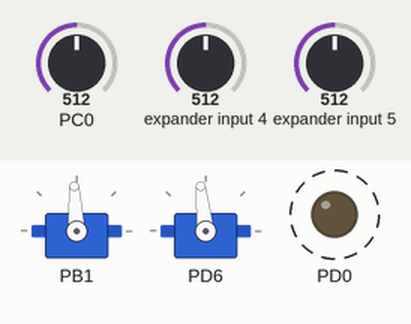
Simulated run of this program. Board: ATmega328P, built with avr-gcc and emulated at 16 MHz (the files do not name the chip). Shown: 2 × servo, output pins drawn as LEDs (lit = HIGH). Dashed ring = blinking. Inputs (shaded band) come from the test bench; at power-on: expander input 4 = 512, expander input 5 = 512, PC0 = 512. Servo pulses on a pin are drawn as a servo (544–2400 µs = 0–180°); pins used as bus, display or sensor lines are not drawn.

Above: at 0.83 s.
1.3 s: expander input 4 set to 716
At 2.06 s:
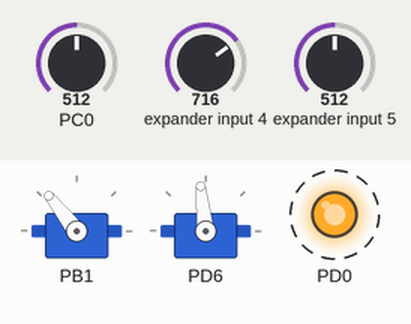
4.3 s: expander input 5 set to 716
At 5.44 s:
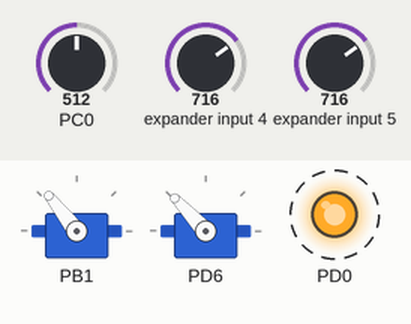
7.3 s: expander input 4 set to 900
At 8.81 s:
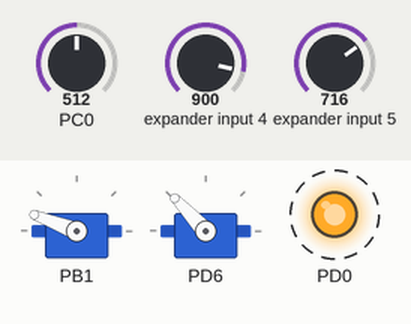
10.3 s: expander input 5 set to 900
At 10.63 s:
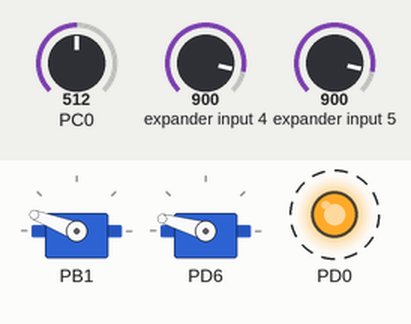
13.3 s: expander input 4 set to 1023
At 14.9 s:
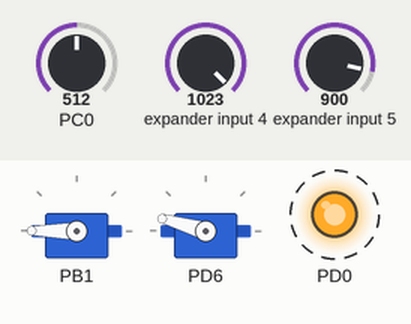
16.3 s: expander input 5 set to 1023
At 16.74 s:
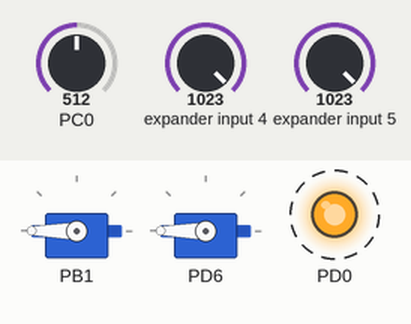
Timing chart, 0 to 20.3 s (numbered marks = the images above; inputs shaded):
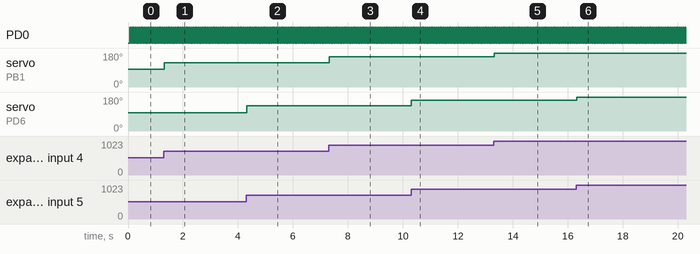

The program:

main.c
```c
/****************************************/
/*
 * main.c
 *
 * Created: 06/04/2025
 * Author : Willy Ulises Cuellar
 * Description:
 *   - Control de tres señales PWM:
 *       - Servo1: Potenciómetro en A6 ? PWM en Timer1 (OC1A - PB1)
 *       - Servo2: Potenciómetro en A7 ? PWM en Timer0 (OC0A - PD6)
 *       - LED:    Potenciómetro en A0 ? PWM manual en D0 (via Timer2 en CTC)
 *   - PWM del LED implementado con ISR interna (no expone variables globales)
 */
/****************************************/

#define F_CPU 16000000UL
#include <avr/io.h>
#include <avr/interrupt.h>
#include <util/delay.h>

// Librerías para control de PWM
#include "PWM1/PWM1.h"         // Servo1 (Timer1 - OC1A)
#include "PWM0/PWM0.h"         // Servo2 (Timer0 - OC0A)
#include "LED_PWM/LED_PWM.h"   // LED (Timer2 - PWM manual)

// Prototipos de funciones
uint8_t readADC(uint8_t channel);
void setup(void);

int main(void) {
    uint8_t adc_servo1, adc_servo2, adc_led;
    uint16_t pulso_servo1;
    uint8_t pulso_servo2, led_thresh;

    setup();  // Configura periféricos

    while(1) {
        // Leer valores ADC (8 bits)
        adc_servo1 = readADC(6);   // A6 ? Servo1 (0-255)
        adc_servo2 = readADC(7);   // A7 ? Servo2 (0-255)
        adc_led    = readADC(0);   // A0 ? LED (0-255)

        // Mapeo para Servo1: 0-255 ? 1200-4800 ticks (Timer1, 16-bit)
        // Rango: 0.6ms (1200 ticks) a 2.4ms (4800 ticks)
        pulso_servo1 = 1200 + ((uint32_t)adc_servo1 * 3600) / 255;
        setPWM1_OCR(pulso_servo1);

        // Mapeo para Servo2: 0-255 ? 9-38 ticks (Timer0, 8-bit)
        // Rango: 0.6ms (9 ticks) a 2.4ms (38 ticks) @ 64 µs/tick
        pulso_servo2 = 9 + ((uint32_t)adc_servo2 * 29) / 255;
        setPWM0_OCR(pulso_servo2);

        // Mapeo para LED: 0-255 ? 0-127 (Timer2, 128 niveles)
        led_thresh = ((uint16_t)adc_led * LED_PWM_PERIOD) / 255;
        ledPWM_setThreshold(led_thresh);

        _delay_ms(10);  // Retardo para estabilizar lecturas ADC
    }
}

// Configuración inicial de periféricos
void setup(void) {
    cli();  // Deshabilitar interrupciones globales

    // Configuración ADC:
    // - Referencia AVCC (5V), ajuste a la izquierda (8 bits)
    // - Prescaler = 8 ? Frecuencia ADC = 16MHz / 8 = 2MHz
    ADMUX = (1 << REFS0) | (1 << ADLAR);
    ADCSRA = (1 << ADEN) | (1 << ADPS1) | (1 << ADPS0);

    // Inicializar módulos PWM
    initPWM1(PWM1_TOP);  // Timer1 para Servo1 (ICR1 como TOP)
    initPWM0();          // Timer0 para Servo2 (Fast PWM)
    ledPWM_init();       // Timer2 para LED (Modo CTC + ISR)

    sei();  // Habilitar interrupciones globales
}

// Lectura ADC de 8 bits (canal 0-7)
uint8_t readADC(uint8_t channel) {
    ADMUX = (ADMUX & 0xF0) | (channel & 0x0F);  // Seleccionar canal
    _delay_us(10);                // Esperar estabilización
    ADCSRA |= (1 << ADSC);        // Iniciar conversión
    while (ADCSRA & (1 << ADSC)); // Esperar fin de conversión (~13 ciclos)
    return ADCH;                  // Devolver resultado de 8 bits
}
/****************************************/
```

LED_PWM.c
```c
/****************************************/
/*
 * LED_PWM.c
 *
 * PWM manual por software en pin D0 (PD0) usando Timer2 en modo CTC.
 * - Frecuencia: 1953 Hz (no visible flicker)
 * - Resolución: 128 niveles de brillo
 *
 * Autor: Willy Ulises Cuellar
 * Fecha: 10/04/2025
 */
/****************************************/

#include <avr/io.h>
#include <avr/interrupt.h>
#include "LED_PWM.h"

// Variables internas para el PWM
static volatile uint8_t led_counter = 0;     // Contador de ticks
static volatile uint8_t led_threshold = 0;   // Umbral de apagado

// Inicializar Timer2 y pin PD0
void ledPWM_init(void) {
    DDRD |= (1 << PD0);  // PD0 como salida

    // Configurar Timer2 en modo CTC (WGM21=1)
    TCCR2A = (1 << WGM21);

    // Prescaler = 64 ? Tick cada 4 µs (16MHz / 64 = 250 kHz)
    TCCR2B = (1 << CS22);  // CS22=1, CS21=0, CS20=0

    // TOP = 127 ? Período = 128 ticks (128 * 4 µs = 512 µs)
    OCR2A = LED_PWM_PERIOD - 1;

    // Habilitar interrupción por comparación A
    TIMSK2 = (1 << OCIE2A);
}

// Actualizar el umbral de apagado (0-127)
void ledPWM_setThreshold(uint8_t value) {
    if (value >= LED_PWM_PERIOD) {
        value = LED_PWM_PERIOD - 1;  // Limitar valor máximo
    }
    led_threshold = value;  // Actualizar umbral (seguro en 8 bits)
}

// ISR del Timer2 (ejecutada cada 512 µs)
ISR(TIMER2_COMPA_vect) {
    led_counter++;
    if (led_counter >= LED_PWM_PERIOD) {
        led_counter = 0;          // Reiniciar ciclo
        PORTD |= (1 << PD0);      // Encender LED al inicio
    }
    if (led_counter == led_threshold) {
        PORTD &= ~(1 << PD0);     // Apagar LED al alcanzar el umbral
    }
}
/****************************************/
```

LED_PWM.h
```c
/****************************************/
/*
 * LED_PWM.h
 *
 * Librería para control de LED con PWM por software en pin D0 (PD0),
 * usando el Timer2 en modo CTC.
 *
 * Proporciona:
 *  - Inicialización del módulo
 *  - Configuración del umbral de apagado (duty cycle)
 *
 * Autor: Willy Ulises Cuellar
 * Fecha: 10/04/2025
 */
/****************************************/

#ifndef LED_PWM_H_
#define LED_PWM_H_

#include <avr/io.h>

// Parámetros del PWM:
// - Período = 128 ticks ? Frecuencia = 1953 Hz (16MHz / 64 / 128)
// - Resolución: 128 niveles de brillo (0 = siempre encendido)
#define LED_PWM_PERIOD 128

// Prototipos de funciones
void ledPWM_init(void);
void ledPWM_setThreshold(uint8_t value);

#endif /* LED_PWM_H_ */
/****************************************/
```

PWM0.c
```c
/****************************************/
/*
 * PWM0.c
 *
 * Author: Willy Ulises Cuellar
 * Description: Implementación de la librería para controlar Servo2 mediante Timer0 en OC0A (PD6).
 *              Se utiliza Fast PWM, modo 3 (WGM01=1, WGM00=1, WGM02=0) con TOP fijo a 0xFF.
 *              Con prescaler = 1024, cada tick dura 64 µs, generando un período de 256 × 64 µs ? 16.384 ms (~61 Hz).
 *              Se mapea un pulso de 0.6 ms (?9 ticks) a 2.4 ms (?38 ticks).
 */
/****************************************/

#include "PWM0.h"

void initPWM0(void)
{
    // Configurar PD6 (OC0A) como salida para la señal PWM
    DDRD |= (1 << PD6);

    // Configurar Timer0 en Fast PWM, modo 3: WGM01=1 y WGM00=1 (TOP = 0xFF)
    TCCR0A = (1 << WGM01) | (1 << WGM00);

    // Configurar salida OC0A en modo no invertido
    TCCR0A |= (1 << COM0A1);

    // Iniciar Timer0 con prescaler = 1024:
    // Para Timer0, prescaler 1024 se consigue con CS02=1, CS01=0, CS00=1.
    TCCR0B = (1 << CS02) | (1 << CS00);

    // Valor inicial para OCR0A (posición central, ~1.5 ms):
    // Con tick = 64 µs, 1.5 ms/64 µs ? 23 ticks.
    OCR0A = 23;
}

void setPWM0_OCR(uint8_t ticks)
{
    OCR0A = ticks;
}
```

PWM0.h
```c
/****************************************/
/*
 * PWM0.h
 *
 * Author: Willy Ulises Cuellar
 * Description: Librería para controlar Servo2 mediante Timer0 en OC0A (PD6).
 *              Se utiliza Fast PWM (modo 3, TOP = 0xFF) para generar un período de aproximadamente 16.384 ms (~61 Hz).
 *              Con prescaler = 1024, cada tick equivale a 64 µs.
 *              Se mapea un pulso de 0.6 ms (~9 ticks) a 2.4 ms (~38 ticks).
 */
/****************************************/

#ifndef PWM0_H
#define PWM0_H

#include <avr/io.h>

// Inicializa Timer0 en Fast PWM para generar PWM en OC0A (PD6)
void initPWM0(void);

// Actualiza el duty cycle para el servo conectado a OC0A (PD6)
// Se espera un valor aproximadamente entre 9 y 38.
void setPWM0_OCR(uint8_t ticks);

#endif
```

PWM1.c
```c
/****************************************/
/*
 * PWM1.c
 *
 * Author: Willy Ulises Cuellar
 * Description: Implementación de la librería para controlar Servo1 mediante Timer1 en OC1A (PB1).
 *              Configura Timer1 en Fast PWM (modo 14) con TOP en ICR1.
 *              Con prescaler = 8 (cada tick = 0.5 µs) y ICR1 = 40000, se obtiene un período de 20 ms.
 *              Se mapea un pulso de 0.6 ms (1200 ticks) a 2.4 ms (4800 ticks).
 */
/****************************************/

#include "PWM1.h"

void initPWM1(uint16_t top)
{
    // Configurar PB1 (OC1A) como salida para la señal PWM
    DDRB |= (1 << PB1);

    // Configurar Timer1 en Fast PWM, modo 14 (WGM13:WGM10 = 1110), con TOP en ICR1
    TCCR1A = (1 << COM1A1);  // Salida no invertida en OC1A
    TCCR1B = (1 << WGM13) | (1 << WGM12);
    TCCR1A |= (1 << WGM11);

    // Establecer TOP para obtener un período de 20 ms (ICR1 = 40000 ticks)
    ICR1 = top;

    // Valor inicial: posición central (1.5 ms ? 3000 ticks)
    OCR1A = 3000;

    // Iniciar Timer1 con prescaler = 8 (CS11 = 1)
    TCCR1B |= (1 << CS11);
}

void setPWM1_OCR(uint16_t ticks)
{
    OCR1A = ticks;
}
```

PWM1.h
```c
/****************************************/
/*
 * PWM1.h
 *
 * Author: Willy Ulises Cuellar
 * Description: Librería para controlar Servo1 mediante Timer1 en OC1A (PB1).
 *              Se utiliza Fast PWM (modo 14, TOP en ICR1) para generar un período de 20 ms (50 Hz).
 *              Con prescaler = 8, cada tick equivale a 0.5 µs, permitiendo mapear 0.6 ms a 2.4 ms (1200 a 4800 ticks).
 */
/****************************************/

#ifndef PWM1_H
#define PWM1_H

#include <avr/io.h>

// TOP para 50 Hz en Timer1: 20 ms / 0.5 µs = 40000 ticks.
#define PWM1_TOP 40000

// Inicializa Timer1 en modo Fast PWM con TOP en ICR1 y salida en OC1A (PB1)
void initPWM1(uint16_t top);

// Actualiza el duty cycle para el servo conectado a OC1A (PB1)
void setPWM1_OCR(uint16_t ticks);

#endif
```

Measured:
- after the input at 1.3 s, servo on PB1: 93° → 128° at once
- after the input at 4.3 s, servo on PD6: 96° → 133° at once
- after the input at 7.3 s, servo on PB1: 128° → 159° at once
- after the input at 10.3 s, servo on PD6: 133° → 164° at once
- after the input at 13.3 s, servo on PB1: 159° → 180° at once
- after the input at 16.3 s, servo on PD6: 164° → 180° at once
- by itself, PD0: alternates HIGH for 0.03 s and LOW for 0.03 s
